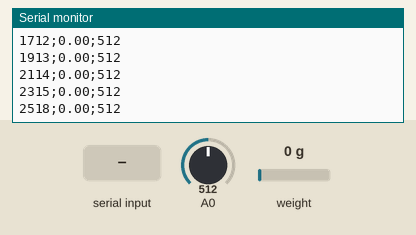
This sketch was run on a simulated ESP8266 (NodeMCU). On the bench: the last lines printed to the serial monitor. The test bench sets the inputs (shaded band); at power-on: weight on the scale 0 g, A0 = 512. EEPROM starts erased.

Above: at 2.6 s.
2.7 s: "t" received over Serial
At 3.48 s:
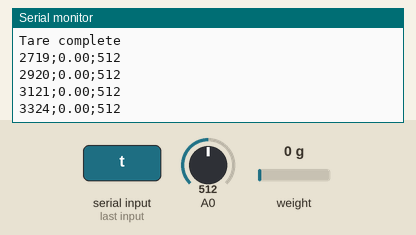
4.2 s: weight on the scale set to 100 g
At 4.28 s:
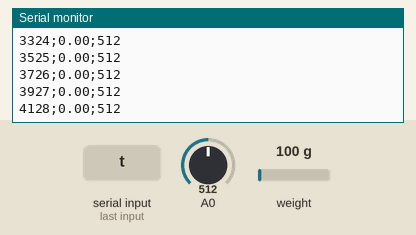
5.7 s: A0 set to 716
At 5.9 s:
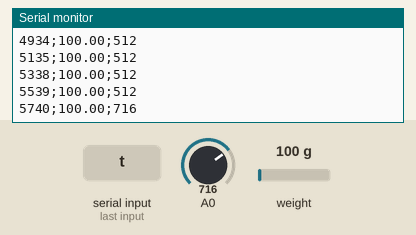
7.2 s: weight on the scale set to 1250 g
At 7.3 s:
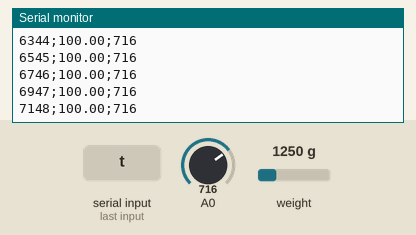
8.7 s: A0 set to 900
At 8.71 s:
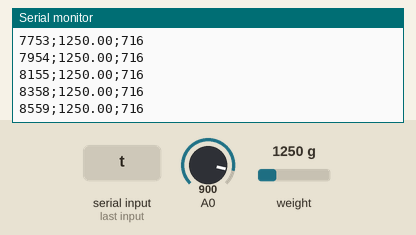
Timing chart, 0 to 11.2 s (numbered marks = the images above; inputs shaded):
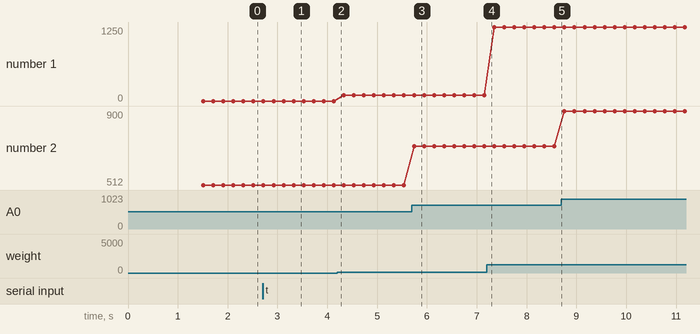

Measured:
- after the input at 2.7 s, the serial monitor: prints a new line at once (image 1)
- after the input at 5.7 s, the serial monitor: prints a new line at once (image 3)
- plotted number 1: 100 → 1250 after the input at 7.2 s
- plotted number 2: 512 → 716 after the input at 5.7 s, 716 → 900 after the input at 8.7 s

The sketch:

daempfer01.ino
```cpp
/*
   -------------------------------------------------------------------------------------
   HX711_ADC
   Arduino library for HX711 24-Bit Analog-to-Digital Converter for Weight Scales
   Olav Kallhovd sept2017
   -------------------------------------------------------------------------------------
*/

/*
   Settling time (number of samples) and data filtering can be adjusted in the config.h file
   For calibration and storing the calibration value in eeprom, see example file "Calibration.ino"

   The update() function checks for new data and starts the next conversion. In order to acheive maximum effective
   sample rate, update() should be called at least as often as the HX711 sample rate; >10Hz@10SPS, >80Hz@80SPS.
   If you have other time consuming code running (i.e. a graphical LCD), consider calling update() from an interrupt routine,
   see example file "Read_1x_load_cell_interrupt_driven.ino".

   This is an example sketch on how to use this library
*/

/*
  einfache Testversion, liest Wegsensor auf Analog Input #0 und Kaft vom HX711 in einer Schleife.
  Die Daten werden ständig im seriellen Monitor ausgegeben, csv Format mit Semikolon ; so lange, bis Taste 'q' gedrückt wird.
*/

#include <HX711_ADC.h>
//  #if defined(ESP8266)|| defined(ESP32) || defined(AVR)
#include <EEPROM.h>
//  #endif

#define BAUDRATE 115200
#define MAX_SAMP 256

//pins:
const int HX711_dout = 4; //mcu > HX711 dout pin    aus dammi0.ino WJ
const int HX711_sck = 5; //mcu > HX711 sck pin    aus dammi0.ino WJ
const int DIST_SENSOR = 0;  // Wegsensor, analog input #0
// constants:
const unsigned long stabilizingtime = 1000; // tare preciscion can be improved by adding a few seconds of stabilizing time
const int eepromAdress = 0;
const int serialPrintInterval = 200; //increase value to slow down serial print activity, default = 500 = 0.5 sec, 200 = 5 Hz Abtastrate
// globals:
unsigned long t = 0;
unsigned i = 0;

//HX711 constructor:
HX711_ADC LoadCell(HX711_dout, HX711_sck);

void setup() {
    Serial.begin(BAUDRATE); delay(10);
    Serial.println();
    Serial.println("Starting...");

    float calibrationValue; // calibration value
    calibrationValue = 22.75; // uncomment this if you want to set this value in the sketch
    #if defined(ESP8266) || defined(ESP32)
    //EEPROM.begin(512); // uncomment this if you use ESP8266 and want to fetch this value from eeprom
    #endif
    //EEPROM.get(calVal_eepromAdress, calibrationValue); // uncomment this if you want to fetch this value from eeprom

    LoadCell.begin();
    boolean _tare = false; //set this to false if you don't want tare to be performed in the next step
    LoadCell.start(stabilizingtime, _tare);
    /*
    if (LoadCell.getTareTimeoutFlag()) {
        Serial.println("Timeout, check MCU>HX711 wiring and pin designations");
    }    else {
        LoadCell.setCalFactor(calibrationValue); // set calibration factor (float)
        Serial.println("Startup is complete");
    }
    */
    while (!LoadCell.update());

    #if defined(ESP8266)
    EEPROM.begin(512);
    #endif
    #if defined(ESP8266)
    EEPROM.commit();
    #endif
    EEPROM.get(eepromAdress, calibrationValue);
    Serial.print("Calibration Value: ");
    Serial.print(calibrationValue);
    Serial.print(" read from EEPROM address: ");
    Serial.println(eepromAdress);
    LoadCell.setCalFactor(calibrationValue); // set calibration factor (float)
    Serial.print("Calibration value from Load Cell: ");
    Serial.println(LoadCell.getCalFactor());
    Serial.print("HX711 measured conversion time ms: ");
    Serial.println(LoadCell.getConversionTime());
    Serial.print("HX711 measured sampling rate HZ: ");
    Serial.println(LoadCell.getSPS());
    Serial.print("HX711 measured settlingtime ms: ");
    Serial.println(LoadCell.getSettlingTime());
    Serial.println("Note that the settling time may increase significantly if you use delay() in your sketch!");
    if (LoadCell.getSPS() < 7) {
        Serial.println("!!Sampling rate is lower than specification, check MCU>HX711 wiring and pin designations");
    }    else if (LoadCell.getSPS() > 100) {
        Serial.println("!!Sampling rate is higher than specification, check MCU>HX711 wiring and pin designations");
    }
    Serial.println("Beenden mit Taste 'q'");
    Serial.println("Zeit;Kraft;Weg");
}

void loop() {
    static boolean newDataReady = 0;

    // check for new data/start next conversion:
    if (LoadCell.update()) newDataReady = true;

    // get smoothed value from the dataset:
    if (newDataReady) {
        if (millis() > t + serialPrintInterval) {
            float load = LoadCell.getData();
            Serial.print(millis());
            Serial.print(";");
            Serial.print(load);
            Serial.print(";");
            int dist = analogRead(DIST_SENSOR);
            Serial.println(dist);
            t = millis();
            i++;
        }
    }

    if (i >= MAX_SAMP)  exit(0);  // Ende nach MAX_SAMP Zyklen
    // receive command from serial terminal, send 't' to initiate tare operation:
    if (Serial.available() > 0) {
        char inByte = Serial.read();
        if (inByte == 't') {
          LoadCell.tareNoDelay();
          // check if last tare operation is complete:
          if (LoadCell.getTareStatus() == true) {
              Serial.println("Tare complete");
          }
        }
        if (inByte == 'q') exit(0); // ende auf Taste 'q' WJ
    }
}
```
